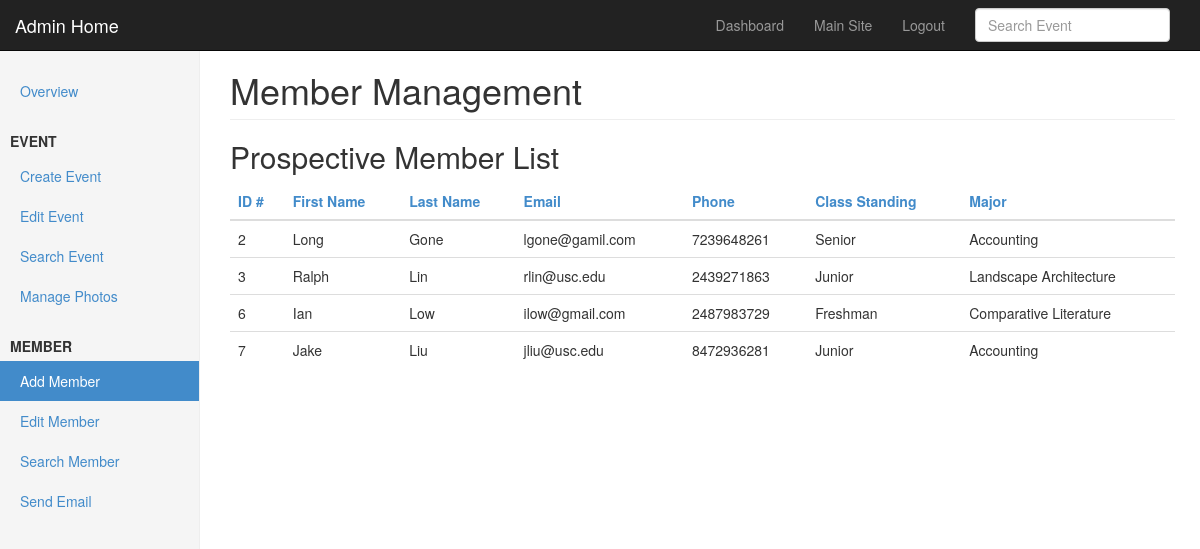
Page /interestList.php (signed in) on the committed database.
### tables this page shows
CREATE TABLE IF NOT EXISTS `PROSPECTIVE` (
  `MEMBER_ID` int(20) unsigned NOT NULL AUTO_INCREMENT,
  `ACTIVE` tinyint(1) NOT NULL,
  `MAJOR_ID` int(11) NOT NULL,
  `CLASS_STAND_ID` int(20) unsigned NOT NULL,
  `FIRST_NAME` text NOT NULL,
  `LAST_NAME` text NOT NULL,
  `PHONE` text NOT NULL,
  `EMAIL` text NOT NULL,
  `GRAD_YEAR` year(4) NOT NULL,
  `SIGNTIME` timestamp NOT NULL DEFAULT CURRENT_TIMESTAMP ON UPDATE CURRENT_TIMESTAMP,
  `COMMENTS` longtext NOT NULL,
  PRIMARY KEY (`MEMBER_ID`),
  KEY `CLASS_ID` (`CLASS_STAND_ID`),
  KEY `CLASS_STAND_ID` (`CLASS_STAND_ID`),
  KEY `MAJOR_ID` (`MAJOR_ID`)
);

CREATE TABLE IF NOT EXISTS `CLASS_STANDING` (
  `CLASS_STAND_ID` int(20) unsigned NOT NULL AUTO_INCREMENT,
  `NAME` text NOT NULL,
  `DESCRIPTION` mediumtext NOT NULL,
  PRIMARY KEY (`CLASS_STAND_ID`)
);

CREATE TABLE IF NOT EXISTS `MAJOR` (
  `MAJOR_ID` int(20) unsigned NOT NULL AUTO_INCREMENT,
  `NAME` varchar(60) NOT NULL,
  `DESCRIPTION` mediumtext NOT NULL,
  PRIMARY KEY (`MAJOR_ID`),
  UNIQUE KEY `MAJOR_ID` (`MAJOR_ID`)
);

### interestList.php (the view, shortened to what this page needs)
<!DOCTYPE html>
<html lang="en">
<head>
  <link href="css/bootstrap.css" rel="stylesheet">
  <link href="css/dashboard.css" rel="stylesheet">
  <?php
  include('connect.php');
  $query = "SELECT MEMBER_ID, FIRST_NAME, LAST_NAME, PHONE, EMAIL,CLASS_STANDING.NAME AS CSNAME, MAJOR.NAME AS MNAME, SIGNTIME ";
  $query .= "FROM PROSPECTIVE LEFT JOIN CLASS_STANDING ON PROSPECTIVE.CLASS_STAND_ID = CLASS_STANDING.CLASS_STAND_ID LEFT JOIN MAJOR ON PROSPECTIVE.MAJOR_ID = MAJOR.MAJOR_ID ";
  $query .= "WHERE PROSPECTIVE.ACTIVE = '1' ";
  if(isset($_GET['sortm'])){
    $sortm = $_GET['sortm'];
    str_replace("'", "", $sortm);
    echo $sortm;
    $query .= "ORDER BY $sortm";
  }
  else{
    $query .= "ORDER BY SIGNTIME";
  }
  $result = mysqli_query($con, $query) or die("Query failed." . mysqli_error($con));
  $allmembers = "";
  while($row = mysqli_fetch_array($result)){
    $allmembers .= "<tr data-id={$row['MEMBER_ID']} onclick='submit(this)'>";
    $allmembers .= "<td>{$row['MEMBER_ID']}</td>";
    $allmembers .= "<td>{$row['FIRST_NAME']}</td>";
    $allmembers .= "<td>{$row['LAST_NAME']}</td>";
    $allmembers .= "<td>{$row['EMAIL']}</td>";
    $allmembers .= "<td>{$row['PHONE']}</td>";
    $allmembers .= "<td>{$row['CSNAME']}</td>";
    $allmembers .= "<td>{$row['MNAME']}</td>";
    $allmembers .= "</tr>\n";
  }
  ?>
</head>
<body>
  <div class="navbar navbar-inverse navbar-fixed-top" role="navigation">
    <div class="container-fluid">
      <div class="navbar-header">
        <a class="navbar-brand" href="portal.php">Admin Home</a>
      </div>
      <div class="navbar-collapse collapse">
        <form class="navbar-form navbar-right" action="searchEvent.php" method="POST">
          <input type="text" class="form-control" placeholder="Search Event" name="search">
        </form>
        <ul class="nav navbar-nav navbar-right">
          <li><a href="portal.php">Dashboard</a></li>
          <li><a href="index.php">Main Site</a></li>
          <li><a href="logout.php">Logout</a></li>
        </ul>
      </div>
    </div>
  </div>
  <div class="container-fluid">
    <div class="row">
      <div class="col-sm-3 col-md-2 sidebar">
        <ul class="nav nav-sidebar">
          <li><a href="portal.php">Overview</a></li>
        </ul>
        <ul class="nav nav-sidebar">
          <li><label for="">EVENT</label></li>
          <li><a href="createEvent.php">Create Event</a></li>
          <li><a href="editEvent.php">Edit Event</a></li>
          <li><a href="searchEvent.php">Search Event</a></li>
          <li><a href="photoManage.php">Manage Photos</a></li>
        </ul>
        <ul class="nav nav-sidebar">
          <li><label for="">MEMBER</label></li>
          <li class="active"><a href="addMember.php">Add Member</a></li>
          <li><a href="editMember.php">Edit Member</a></li>
          <li><a href="searchMem.php">Search Member</a></li>
          <li><a href="sendEmail.php">Send Email</a></li>
        </ul>
      </div>
      <div class="col-sm-9 col-sm-offset-3 col-md-10 col-md-offset-2 main">
        <h1 class="page-header">Member Management</h1>
        <h2 class="form-heading">Prospective Member List</h2>
        <div class="table-responsive">
          <table class="table table-hover">
            <thead>
              <tr>
                <th><a href="?sorte=MEMBER_ID">ID #</a></th>
                <th><a href="?sorte=FIRST_NAME">First Name</a></th>
                <th><a href="?sorte=LAST_NAME">Last Name</a></th>
                <th><a href="?sorte=EMAIL">Email</a></th>
                <th><a href="?sorte=PHONE">Phone</a></th>
                <th><a href="?sorte=CSNAME">Class Standing</a></th>
                <th><a href="?sorte=MNAME">Major</a></th>
              </tr>
            </thead>
            <tbody>
              <?php print $allmembers?>
            </tbody>
          </table>
        </div>
      </div>
    </div>
  </div>
</body>
</html>

### css/dashboard.css (style rules this page uses)
body { padding-top: 50px; }
.sidebar { display: none; }
@media (min-width: 768px) { .sidebar { position: fixed; top: 51px; bottom: 0; left: 0; z-index: 1000; display: block; padding: 20px; overflow-x: hidden; overflow-y: auto; background-color: #f5f5f5; border-right: 1px solid #eee; } }
.nav-sidebar { margin-right: -21px; margin-bottom: 20px; margin-left: -20px; }
.nav-sidebar > li > label { padding-right: 20px; padding-left: 10px; }
.nav-sidebar > li > a { padding-right: 20px; padding-left: 20px; }
.nav-sidebar > .active > a { color: #fff; background-color: #428bca; }
.main { padding: 20px; }
@media (min-width: 768px) { .main { padding-right: 40px; padding-left: 40px; } }
.main .page-header { margin-top: 0; }

### rows in the picture
prospective: MEMBER_ID "2", FIRST_NAME "Long", LAST_NAME "Gone", EMAIL "lgone@gamil.com", PHONE "7239648261", CLASS_STAND_ID.NAME "Senior", MAJOR_ID.NAME "Accounting"
prospective: MEMBER_ID "3", FIRST_NAME "Ralph", LAST_NAME "Lin", EMAIL "rlin@usc.edu", PHONE "2439271863", CLASS_STAND_ID.NAME "Junior", MAJOR_ID.NAME "Landscape Architecture"
prospective: MEMBER_ID "6", FIRST_NAME "Ian", LAST_NAME "Low", EMAIL "ilow@gmail.com", PHONE "2487983729", CLASS_STAND_ID.NAME "Freshman", MAJOR_ID.NAME "Comparative Literature"
prospective: MEMBER_ID "7", FIRST_NAME "Jake", LAST_NAME "Liu", EMAIL "jliu@usc.edu", PHONE "8472936281", CLASS_STAND_ID.NAME "Junior", MAJOR_ID.NAME "Accounting"
